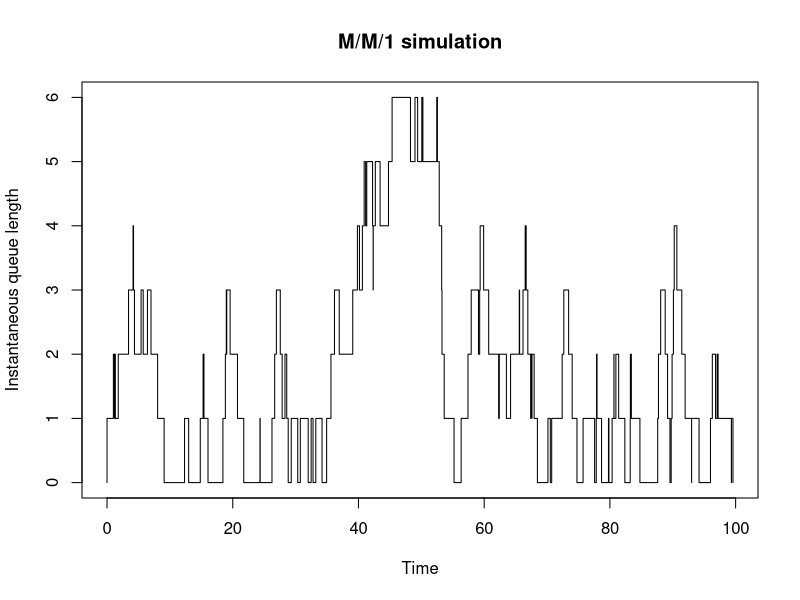

This figure's R source:
t.end   <- 10^5 # duration of sim
t.clock <- 0    # sim time
Ta <- 1.3333    # interarrival period
Ts <- 1.0000    # service period
t1 <- 0         # time for next arrival
t2 <- t.end     # time for next departure
tn <- t.clock   # tmp var for last event time
tb <- 0         # tmp var for last busy-time start
n <- 0          # number in system
b <- 0          # total busy time
c <- 0          # total completions
qc <- 0         # plot instantaneous q size
tc <- 0         # plot time delta
plotSamples <- 100
set.seed(1)
while (t.clock < t.end) {
  if (t1 < t2) {      # arrival event
    t.clock <- t1
    n <- n + 1
    if (t.clock < plotSamples) { 
      qc <- append(qc,n)
      tc <- append(tc,t.clock) 
    }
    tn <- t.clock
    t1 <- t.clock + rexp(1, 1/Ta)
    if(n == 1) { 
      tb <- t.clock
      t2 <- t.clock + rexp(1, 1/Ts)  # exponential  interarrival period
    }
  } else {            # departure event
    t.clock <- t2
    n <- n - 1
    if (t.clock < plotSamples) { 
      qc <- append(qc,n)
      tc <- append(tc,t.clock)
    }
    tn <- t.clock
    c <- c + 1
    if (n > 0) { 
      t2 <- t.clock + rexp(1, 1/Ts)  # exponential  service period
    }
    else { 
      t2 <- t.end
      b <- b + t.clock - tb
    }
  }   
}
plot(tc,qc,type='s',xlab='Time',ylab='Instantaneous queue length', 
     main='M/M/1 simulation')